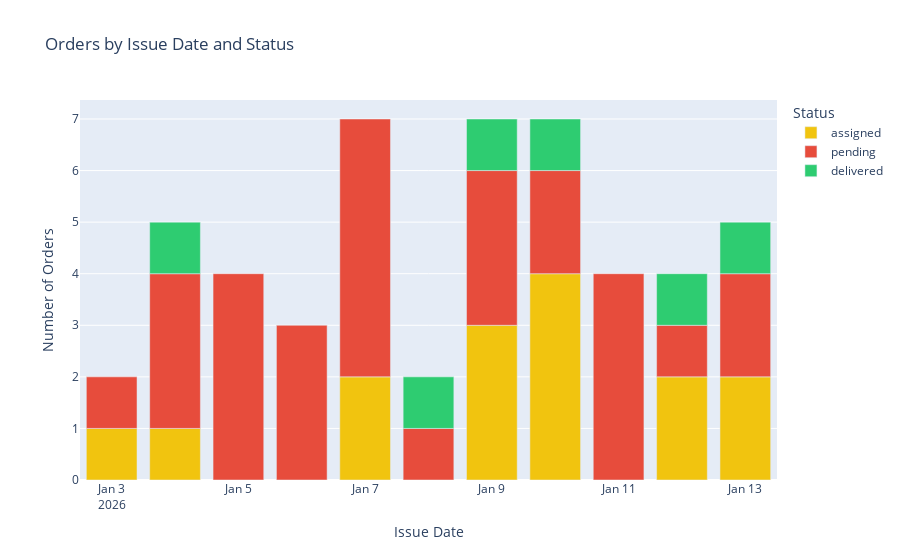

Notebook code cell kept with this figure:
### Code cell
# Chart 6: Order Timeline (by issue date)
orders_by_date = all_orders_df.groupby(["issue_date", "status"]).size().reset_index(name="count")

fig = px.bar(
    orders_by_date,
    x="issue_date",
    y="count",
    color="status",
    title="Orders by Issue Date and Status",
    labels={"issue_date": "Issue Date", "count": "Number of Orders", "status": "Status"},
    color_discrete_map={"pending": "#e74c3c", "assigned": "#f1c40f", "delivered": "#2ecc71"}
)
fig.update_layout(xaxis_title="Issue Date", yaxis_title="Number of Orders")
fig.show()

### Figure 1 — Plotly figure (JSON) as saved in the notebook; plotly's stock layout.template omitted (floating-point values rounded to 4 significant figures)
{"data": [{"hovertemplate": "Status=assigned<br>Issue Date=%{x}<br>Number of Orders=%{y}<extra></extra>", "legendgroup": "assigned", "marker": {"color": "#f1c40f", "pattern": {"shape": ""}}, "name": "assigned", "orientation": "v", "showlegend": true, "textposition": "auto", "type": "bar", "x": ["2026-01-03", "2026-01-04", "2026-01-07", "2026-01-09", "2026-01-10", "2026-01-12", "2026-01-13"], "xaxis": "x", "y": [1, 1, 2, 3, 4, 2, 2], "yaxis": "y"}, {"hovertemplate": "Status=pending<br>Issue Date=%{x}<br>Number of Orders=%{y}<extra></extra>", "legendgroup": "pending", "marker": {"color": "#e74c3c", "pattern": {"shape": ""}}, "name": "pending", "orientation": "v", "showlegend": true, "textposition": "auto", "type": "bar", "x": ["2026-01-03", "2026-01-04", "2026-01-05", "2026-01-06", "2026-01-07", "2026-01-08", "2026-01-09", "2026-01-10", "2026-01-11", "2026-01-12", "2026-01-13"], "xaxis": "x", "y": [1, 3, 4, 3, 5, 1, 3, 2, 4, 1, 2], "yaxis": "y"}, {"hovertemplate": "Status=delivered<br>Issue Date=%{x}<br>Number of Orders=%{y}<extra></extra>", "legendgroup": "delivered", "marker": {"color": "#2ecc71", "pattern": {"shape": ""}}, "name": "delivered", "orientation": "v", "showlegend": true, "textposition": "auto", "type": "bar", "x": ["2026-01-04", "2026-01-08", "2026-01-09", "2026-01-10", "2026-01-12", "2026-01-13"], "xaxis": "x", "y": [1, 1, 1, 1, 1, 1], "yaxis": "y"}], "layout": {"barmode": "relative", "legend": {"title": {"text": "Status"}, "tracegroupgap": 0}, "title": {"text": "Orders by Issue Date and Status"}, "xaxis": {"anchor": "y", "domain": [0, 1], "title": {"text": "Issue Date"}}, "yaxis": {"anchor": "x", "domain": [0, 1], "title": {"text": "Number of Orders"}}}}
